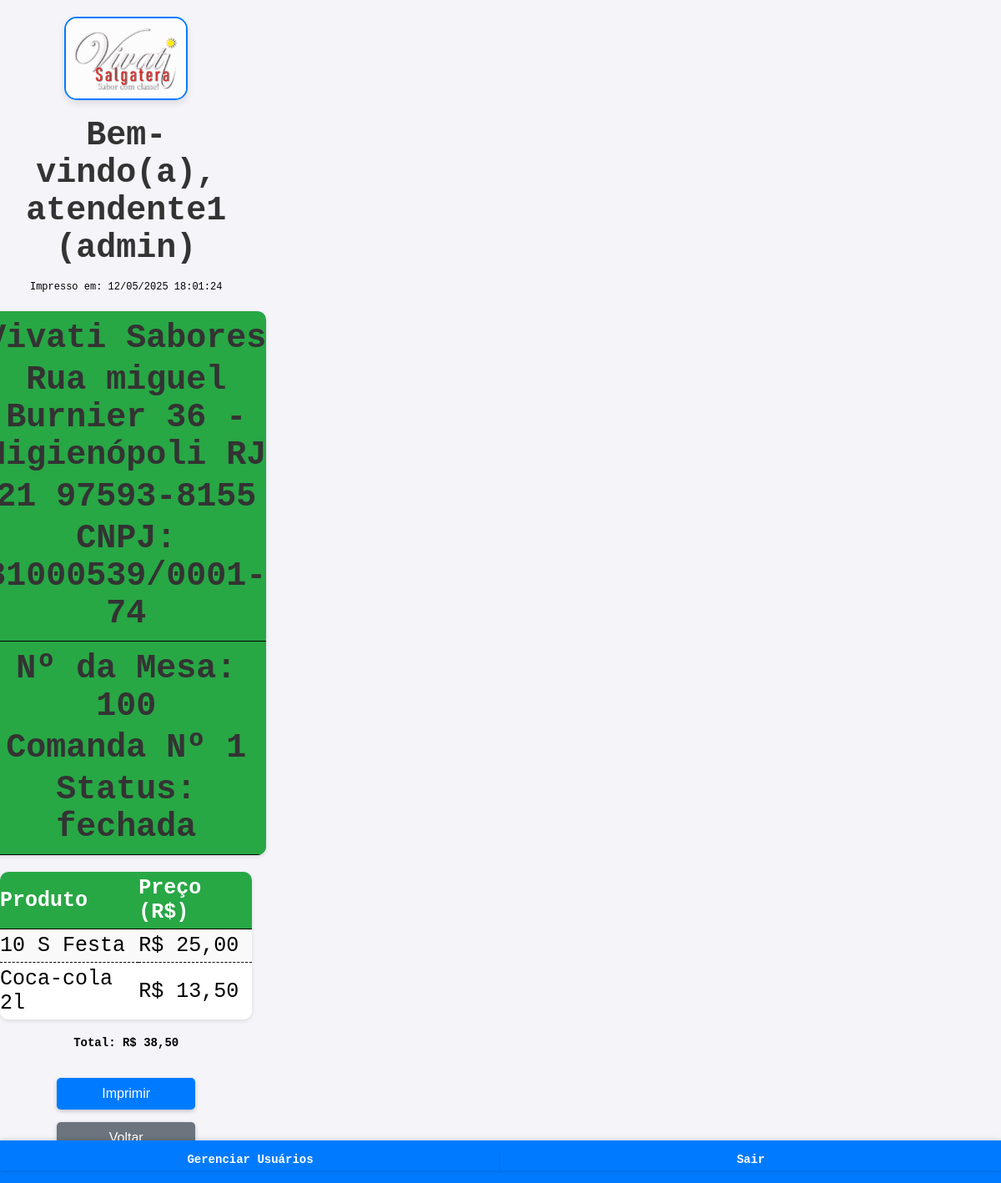
The app's page /imprimir_comanda.php?id=244 (signed in) with its own data.
### tables this page shows
CREATE TABLE `usuarios` (
  `id` int(11) NOT NULL,
  `nome` varchar(100) NOT NULL,
  `senha` varchar(255) NOT NULL,
  `papel` enum('admin','user') NOT NULL DEFAULT 'user'
);

CREATE TABLE `comandas` (
  `id` int(11) NOT NULL,
  `numero` int(11) NOT NULL,
  `aberta` tinyint(1) DEFAULT 1,
  `mesa` int(11) DEFAULT NULL,
  `status` enum('aberta','fechada') NOT NULL DEFAULT 'aberta',
  `criado_em` timestamp NOT NULL DEFAULT current_timestamp(),
  `data_fechamento` datetime DEFAULT NULL
);

CREATE TABLE `itens` (
  `id` int(11) NOT NULL,
  `comanda_id` int(11) NOT NULL,
  `produto` varchar(255) NOT NULL,
  `descricao` varchar(255) DEFAULT NULL,
  `quantidade` int(11) NOT NULL,
  `preco` decimal(10,2) NOT NULL,
  `criado_em` timestamp NOT NULL DEFAULT current_timestamp(),
  `atendido` tinyint(1) DEFAULT 0
);

### imprimir_comanda.php (the view, shortened to what this page needs)
<?php
include 'db.php';
include "autenticar.php";
$comanda_id = isset($_GET['id']) ? intval($_GET['id']) : 0;
if ($comanda_id > 0) {
    $stmt = $pdo->prepare("SELECT * FROM comandas WHERE id = ?");
    $stmt->execute([$comanda_id]);
    $comanda = $stmt->fetch();
    $stmt = $pdo->prepare("SELECT * FROM itens WHERE comanda_id = ?");
    $stmt->execute([$comanda_id]);
    $itens = $stmt->fetchAll();
} else {
    echo "Comanda não encontrada.";
    exit;
}
?>
<!DOCTYPE html>
<html>
<head>
</head>
<body>
    <table>
        <tr>
            <th>
                <h1>Vivati Sabores</h1>
                <h2>Rua miguel Burnier 36 - Higienópoli RJ</h2>
                <h2>21 97593-8155</h2>
                <h2>CNPJ: 31000539/0001-74</h2>
            </th>
        </tr>
        <tr>
            <th>
                <h1>Nº da Mesa: <?= htmlspecialchars($comanda['mesa']) ?></h1>
                <h1>Comanda Nº <?= htmlspecialchars($comanda['numero']) ?></h1>
                <h2>Status: <?= htmlspecialchars($comanda['status']) ?></h2>
            </th>
        </tr>
        <p class="datetime">Impresso em: <?= date('d/m/Y H:i:s') ?></p>
    </table>
    <table>
        <tr>
            <th>Produto</th>
            <th>Preço (R$)</th>
        </tr>
        <?php
        $total = 0;
        foreach ($itens as $item):
            $total += $item['preco'];
        ?>
        <tr>
            <td><?= htmlspecialchars($item['produto']) ?></td>
            <td>R$ <?= number_format($item['preco'], 2, ',', '.') ?></td>
        </tr>
        <?php endforeach; ?>
    </table>
    <p class="total">Total: R$ <?= number_format($total, 2, ',', '.') ?></p>
    <div class="no-print">
        <button onclick="window.print()">Imprimir</button>
        <a href="abrir_comanda.php" style="text-decoration: none;">
            <button style="background-color: #6c757d;">Voltar</button>
        </a>
    </div>
</body>
</html>

### autenticar.php (shortened to what this page needs)
<?php
include 'db.php';
$stmt = $pdo->prepare("SELECT id, nome, papel FROM usuarios WHERE id = ?");
$stmt->execute([$_SESSION['usuario_id']]);
$usuario = $stmt->fetch(PDO::FETCH_ASSOC);
$nome_usuario = htmlspecialchars($usuario['nome']);
$papel_usuario = htmlspecialchars($usuario['papel']);
?>
<!DOCTYPE html>
<html>
<head>
    <link rel="stylesheet" href="style/style.css">
</head>
<body>
<header>
    <img  src="imgs/logo_mini.png" alt="Imagem de Login" class="login-image">
        <h1>Bem-vindo(a), <?= $nome_usuario ?> (<?= $papel_usuario ?>)</h1>
        <nav class="navbar">
        <?php if ($papel_usuario === 'admin'): ?>
            <a href="cadastrar_usuario.php" class="butt">Gerenciar Usuários</a>
        <?php endif; ?>
        <a href="logout.php" class="butt">Sair</a>
    </nav>
</header>
</body>
</html>

### style/style.css (style rules this page uses)
body { font-family: 'Arial', sans-serif; background-color: #f4f4f9; margin: 0; padding: 0; display: flex; flex-direction: column; align-items: center; min-height: 100vh; }
.login-image { max-width: 50%; height: auto; display: block; margin: 20px auto; border-radius: 15px; box-shadow: 0 4px 8px rgba(0, 0, 0, 0.1); border: 2px solid #007BFF; transition: transform 0.3s ease-in-out; }
h1, h2 { color: #333; font-size: 40px; text-align: center; margin-top: 50px; }
.butt { width: 100%; display: block; text-decoration: none; background-color: #007BFF; color: #fff; font-size: 25px; font-weight: bold; text-align: center; margin-bottom: 5px; padding: 5px; border-radius: 2px; box-shadow: 0 2px 4px rgba(0, 0, 0, 0.1); transition: background-color 0.3s ease, transform 0.2s ease; }
button { background-color: #007BFF; color: white; padding: 12px 20px; border: none; border-radius: 8px; cursor: pointer; font-size: 16px; width: 100%; box-sizing: border-box; margin-bottom: 15px; box-shadow: 0 2px 5px rgba(0, 0, 0, 0.2); transition: background-color 0.3s ease; }
table { width: 80%; border-collapse: collapse; margin: 50px 0; background-color: #fff; border-radius: 10px; overflow: hidden; box-shadow: 0 2px 5px rgba(0, 0, 0, 0.1); padding: 20px; box-sizing: border-box; }
table th, table td { padding: 12px; text-align: center; border-bottom: 1px solid #ddd; font-size: 25px; }
table th { background-color: #28a745; color: white; font-weight: bold; }
table tr:last-child td { border:black; }
table tr:nth-child(even) { background-color: #f9f9f9; }
.navbar { position: fixed; bottom: 0; left: 0; width: 100%; background-color: #007BFF; display: flex; justify-content: space-around; padding: 10px 0; box-shadow: 0 -2px 5px rgba(0, 0, 0, 0.1); }
.navbar a { color: white; font-size: 14px; text-align: center; }

### imprimir_comanda.php (style rules this page uses)
body { font-family: 'Courier New', Courier, monospace; font-size: 12px; margin: 0; padding: 0; width: 80mm; }
h1, h2 { text-align: center; margin: 5px 0; }
table { width: 100%; border-collapse: collapse; margin: 10px 0; }
table th, table td { text-align: left; padding: 5px 0; }
table th { font-weight: bold; border-bottom: 1px solid #000; }
table td { border-bottom: 1px dashed #000; }
.total { text-align: right; font-size: 14px; font-weight: bold; margin-top: 10px; }
.no-print { text-align: center; margin: 20px 0; }
.no-print button { padding: 10px 15px; background-color: #007BFF; color: white; border: none; border-radius: 5px; cursor: pointer; }

### records on screen
usuarios: nome "atendente1", papel "admin"
comandas: mesa "100", numero "1", status "fechada"
itens: produto "10 S Festa", preco "25,00"
itens: produto "Coca-cola 2l", preco "13,50"

### other values on screen
$total "38,50"
